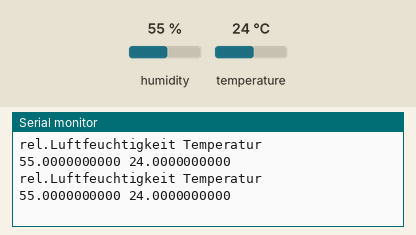
Bench run of a sketch on a simulated Arduino Uno, built with avr-gcc and run on an emulated ATmega328P. Shown: the last lines printed to the serial monitor. Inputs (shaded band) come from the test bench; at power-on: humidity 55 %, temperature 24 °C.

Above: at 4.3 s.
4.4 s: humidity set to 22 %
At 7.5 s:
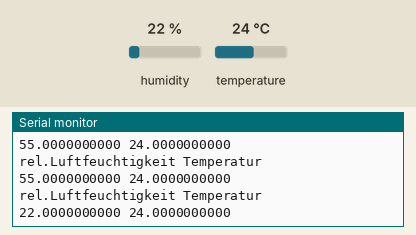
7.9 s: temperature set to 12 °C
At 9.9 s:
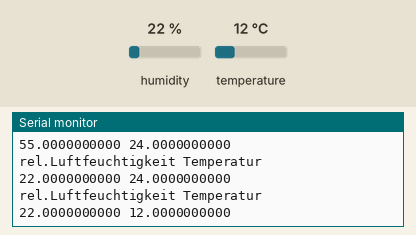
11.4 s: humidity set to 40 %
At 14.5 s:
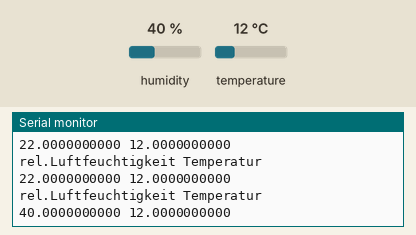
Timing chart, 0 to 16.0 s (numbered marks = the images above; inputs shaded):
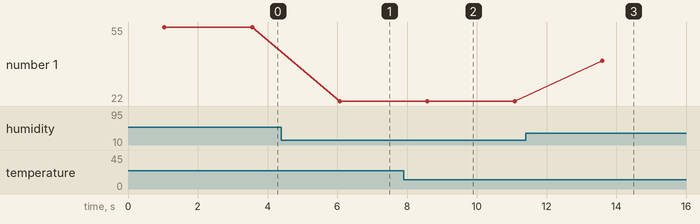

Measured:
- after the input at 4.4 s, the serial monitor: prints a new line after 1.7 s (image 1)
- after the input at 7.9 s, the serial monitor: prints a new line after 0.68 s (image 2)
- after the input at 11.4 s, the serial monitor: prints a new line after 2.2 s (image 3)
- plotted number 1: 55 → 22 after the input at 4.4 s, 22 → 40 after the input at 11.4 s

The sketch:

dht11_serieller_Plotter.ino
```cpp
#include <SPI.h>
#include <Wire.h>
#include "DHTesp.h"

DHTesp dht;

void setup()   {
  Serial.begin(9600);
  dht.setup(12, DHTesp::DHT11);
}

void loop() {
  delay(dht.getMinimumSamplingPeriod());
  float luftfeuchtigkeit = dht.getHumidity();
  float temperatur = dht.getTemperature();
  String line1 = "rel.Luftfeuchtigkeit Temperatur";
  String line2 = String(luftfeuchtigkeit, DEC)+ " " + String(temperatur, DEC);
  Serial.println(line1);
  Serial.println(line2);
  delay(1500);
}
```
